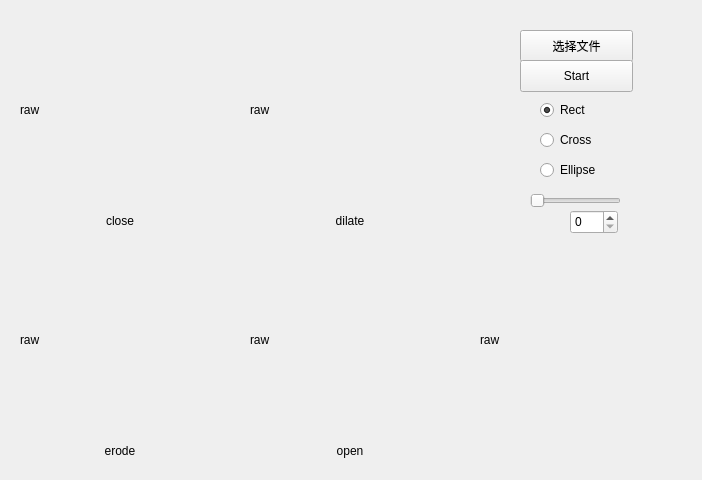
<?xml version="1.0" encoding="UTF-8"?>
<ui version="4.0">
 <class>MainWindow</class>
 <widget class="QMainWindow" name="MainWindow">
  <property name="windowModality">
   <enum>Qt::WindowModal</enum>
  </property>
  <property name="geometry">
   <rect>
    <x>0</x>
    <y>0</y>
    <width>702</width>
    <height>480</height>
   </rect>
  </property>
  <property name="windowTitle">
   <string>YWT</string>
  </property>
  <widget class="QWidget" name="centralwidget">
   <widget class="QPushButton" name="pushButton">
    <property name="geometry">
     <rect>
      <x>520</x>
      <y>30</y>
      <width>113</width>
      <height>32</height>
     </rect>
    </property>
    <property name="text">
     <string>选择文件</string>
    </property>
   </widget>
   <widget class="QPushButton" name="start">
    <property name="geometry">
     <rect>
      <x>520</x>
      <y>60</y>
      <width>113</width>
      <height>32</height>
     </rect>
    </property>
    <property name="text">
     <string>Start</string>
    </property>
   </widget>
   <widget class="QLabel" name="t1">
    <property name="geometry">
     <rect>
      <x>20</x>
      <y>10</y>
      <width>200</width>
      <height>200</height>
     </rect>
    </property>
    <property name="text">
     <string>raw</string>
    </property>
   </widget>
   <widget class="QLabel" name="t2">
    <property name="geometry">
     <rect>
      <x>250</x>
      <y>10</y>
      <width>200</width>
      <height>200</height>
     </rect>
    </property>
    <property name="text">
     <string>raw</string>
    </property>
   </widget>
   <widget class="QLabel" name="t3">
    <property name="geometry">
     <rect>
      <x>20</x>
      <y>240</y>
      <width>200</width>
      <height>200</height>
     </rect>
    </property>
    <property name="text">
     <string>raw</string>
    </property>
   </widget>
   <widget class="QLabel" name="t4">
    <property name="geometry">
     <rect>
      <x>250</x>
      <y>240</y>
      <width>200</width>
      <height>200</height>
     </rect>
    </property>
    <property name="text">
     <string>raw</string>
    </property>
   </widget>
   <widget class="QLabel" name="raw_2">
    <property name="geometry">
     <rect>
      <x>20</x>
      <y>210</y>
      <width>200</width>
      <height>21</height>
     </rect>
    </property>
    <property name="text">
     <string>close</string>
    </property>
    <property name="alignment">
     <set>Qt::AlignCenter</set>
    </property>
   </widget>
   <widget class="QLabel" name="raw_3">
    <property name="geometry">
     <rect>
      <x>250</x>
      <y>210</y>
      <width>200</width>
      <height>21</height>
     </rect>
    </property>
    <property name="text">
     <string>dilate</string>
    </property>
    <property name="alignment">
     <set>Qt::AlignCenter</set>
    </property>
   </widget>
   <widget class="QLabel" name="raw_4">
    <property name="geometry">
     <rect>
      <x>20</x>
      <y>440</y>
      <width>200</width>
      <height>21</height>
     </rect>
    </property>
    <property name="text">
     <string>erode</string>
    </property>
    <property name="alignment">
     <set>Qt::AlignCenter</set>
    </property>
   </widget>
   <widget class="QLabel" name="raw_5">
    <property name="geometry">
     <rect>
      <x>250</x>
      <y>440</y>
      <width>200</width>
      <height>21</height>
     </rect>
    </property>
    <property name="text">
     <string>open</string>
    </property>
    <property name="alignment">
     <set>Qt::AlignCenter</set>
    </property>
   </widget>
   <widget class="QLabel" name="raw">
    <property name="geometry">
     <rect>
      <x>480</x>
      <y>240</y>
      <width>200</width>
      <height>200</height>
     </rect>
    </property>
    <property name="text">
     <string>raw</string>
    </property>
   </widget>
   <widget class="QRadioButton" name="radioButton">
    <property name="geometry">
     <rect>
      <x>540</x>
      <y>100</y>
      <width>100</width>
      <height>20</height>
     </rect>
    </property>
    <property name="text">
     <string>Rect</string>
    </property>
    <property name="checked">
     <bool>true</bool>
    </property>
   </widget>
   <widget class="QRadioButton" name="radioButton_2">
    <property name="geometry">
     <rect>
      <x>540</x>
      <y>130</y>
      <width>100</width>
      <height>20</height>
     </rect>
    </property>
    <property name="text">
     <string>Cross</string>
    </property>
   </widget>
   <widget class="QRadioButton" name="radioButton_3">
    <property name="geometry">
     <rect>
      <x>540</x>
      <y>160</y>
      <width>100</width>
      <height>20</height>
     </rect>
    </property>
    <property name="text">
     <string>Ellipse</string>
    </property>
   </widget>
   <widget class="QSlider" name="slider">
    <property name="geometry">
     <rect>
      <x>530</x>
      <y>190</y>
      <width>91</width>
      <height>22</height>
     </rect>
    </property>
    <property name="orientation">
     <enum>Qt::Horizontal</enum>
    </property>
   </widget>
   <widget class="QSpinBox" name="spinBox">
    <property name="geometry">
     <rect>
      <x>570</x>
      <y>210</y>
      <width>48</width>
      <height>24</height>
     </rect>
    </property>
   </widget>
  </widget>
 </widget>
 <resources/>
 <connections/>
</ui>
